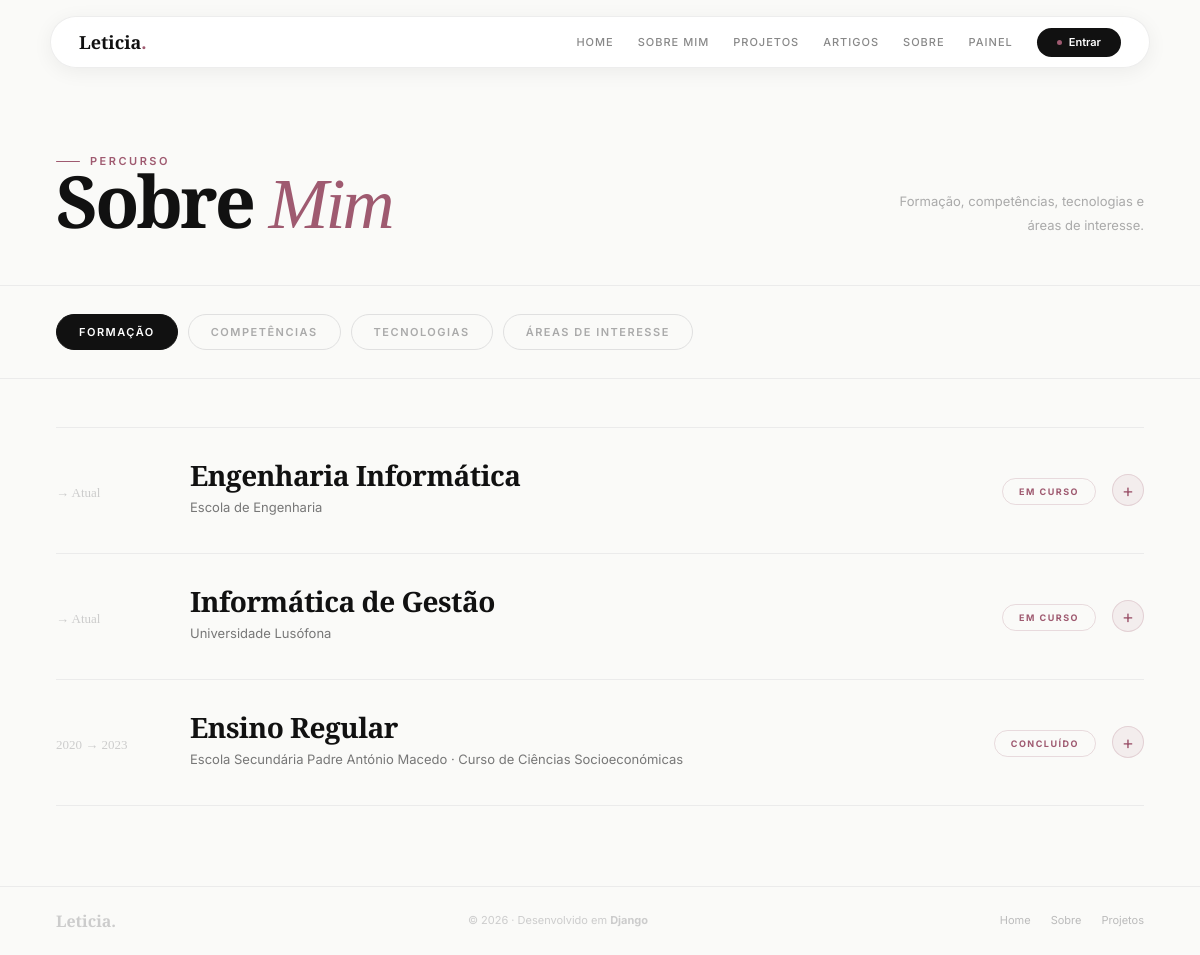
/percurso/, run on an earlier commit of the app's database.
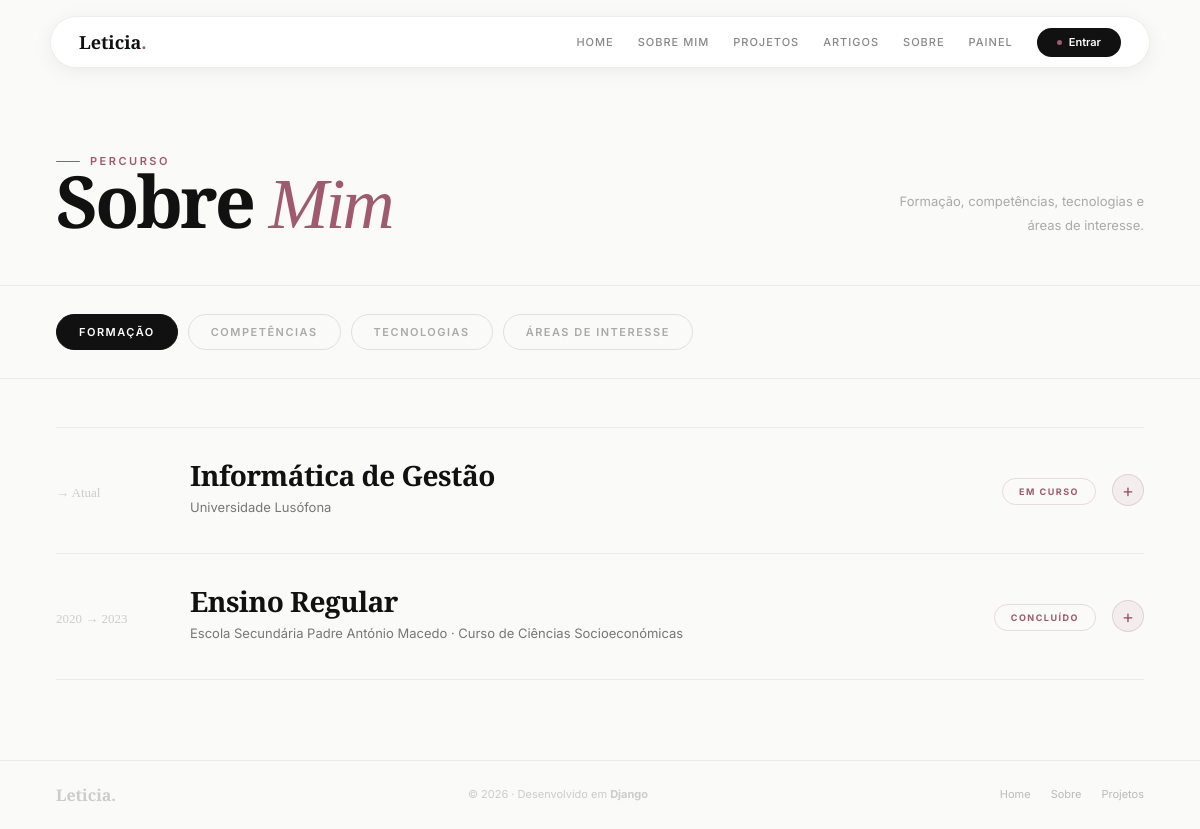
And on a later commit of the database.
### portfolioPWEB/models.py (models this page shows, shortened)
class Licenciatura(models.Model):
    nome = models.CharField(max_length=100)
    descricao = models.TextField()
    creditos = models.IntegerField()
    semestres = models.IntegerField()
    formato = models.CharField(max_length=50)
    website = models.URLField()
    faculdade = models.CharField(max_length=100)
    class Meta:
        verbose_name = "Licenciatura"
        verbose_name_plural = "Licenciaturas"

class Formacao(models.Model):
    nome = models.CharField(max_length=100)
    instituicao = models.CharField(max_length=100)
    tipo = models.CharField(max_length=50)
    data_inicio = models.DateField()
    data_fim = models.DateField()
    logotipo = models.ImageField(upload_to='formacoes/')
    competencias = models.ManyToManyField(
        Competencia,
        related_name='formacoes',
        blank=True
    )
    class Meta:
        verbose_name = "Formação"
        verbose_name_plural = "Formações"

### portfolioPWEB/views.py (the view)
# urls.py: path("percurso/", views.percurso_view, name="percurso"),
def percurso_view(request):
    licenciaturas = Licenciatura.objects.prefetch_related(
        "unidades_curriculares",
        "unidades_curriculares__docentes",
        "unidades_curriculares__tecnologias",
        "unidades_curriculares__competencias",
    ).all()
    formacoes    = Formacao.objects.prefetch_related("competencias").order_by("-data_fim")
    competencias = Competencia.objects.all().order_by("tipo", "nome")
    areas        = AreaDeInteresse.objects.prefetch_related("competencias").all()
    tecnologias  = Tecnologia.objects.prefetch_related("competencias").order_by("tipo", "nome")
    return render(request, "portfolioPWEB/percurso.html", {
        "licenciaturas": licenciaturas,
        "formacoes":     formacoes,
        "competencias":  competencias,
        "tecnologias":   tecnologias,
        "areas":         areas,
    })

### portfolioPWEB/templates/portfolioPWEB/percurso.html (shortened to what this page needs)
{% extends "portfolioPWEB/base.html" %}
{% block content %}
<div class="page-header">
    <div>
        <div class="section-label">Percurso</div>
        <div class="page-header-title">Sobre <em>Mim</em></div>
    </div>
    <p class="ph-desc">Formação, competências, tecnologias e áreas de interesse.</p>
</div>
<div class="percurso-tabs-bar">
    <button class="percurso-tab-btn active" onclick="showTab('formacao', this)">Formação</button>
    <button class="percurso-tab-btn" onclick="showTab('competencias', this)">Competências</button>
    <button class="percurso-tab-btn" onclick="showTab('tecnologias', this)">Tecnologias</button>
    <button class="percurso-tab-btn" onclick="showTab('areas', this)">Áreas de Interesse</button>
</div>
<div class="percurso-pane active" id="tab-formacao">
    <div class="formacao-wrap">
        {% for l in licenciaturas %}
        <div class="fi-accordion">
            <button class="fi-accordion-trigger" type="button" onclick="toggleFi(this)">
                <div class="fi-trigger-left">
                    <div class="fi-ano">
                        {% if l.data_fim %} → {{ l.data_fim|date:"Y" }}{% else %} → Atual{% endif %}
                    </div>
                    <div>
                        <div class="fi-nome">{{ l.nome }}</div>
                        <div class="fi-sub">{{ l.faculdade }}</div>
                    </div>
                </div>
                <div class="fi-trigger-right">
                    <div class="fi-badge">{% if not l.data_fim %}Em curso{% else %}Concluído{% endif %}</div>
                    <div class="fi-acc-icon">+</div>
                </div>
            </button>
                    {% regroup l.unidades_curriculares.all|dictsort:"ano_curricular" by ano_curricular as ucs_por_ano %}
        </div>
        {% endfor %}
        {% for f in formacoes %}
        <div class="fi-accordion">
            <button class="fi-accordion-trigger" type="button" onclick="toggleFi(this)">
                <div class="fi-trigger-left">
                    <div class="fi-ano">{{ f.data_inicio|date:"Y" }} → {% if f.data_fim %}{{ f.data_fim|date:"Y" }}{% else %}Atual{% endif %}</div>
                    <div>
                        <div class="fi-nome">{{ f.nome }}</div>
                        <div class="fi-sub">{{ f.instituicao }} · {{ f.tipo }}</div>
                    </div>
                </div>
                <div class="fi-trigger-right">
                    <div class="fi-badge">{% if not f.data_fim %}Em curso{% else %}Concluído{% endif %}</div>
                    <div class="fi-acc-icon">+</div>
                </div>
            </button>
        </div>
        {% endfor %}
    </div>
</div>
        {% regroup tecnologias by tipo as tec_por_tipo %}
{% endblock %}

What changed in the data, as far as the page shows it:
removed Licenciatura: nome "Engenharia Informática", faculdade "Escola de Engenharia"
